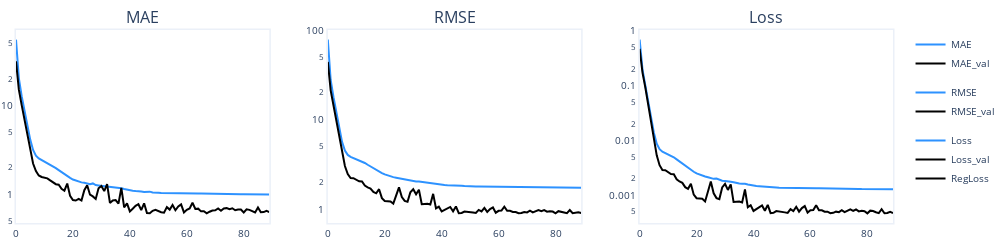

The cell this chart's notebook holds for it:
### Code cell
create_metrics_plot(metrics)
